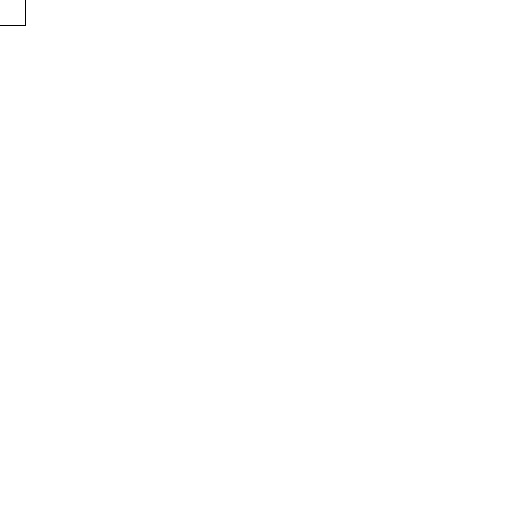
Frame 1 (no input)
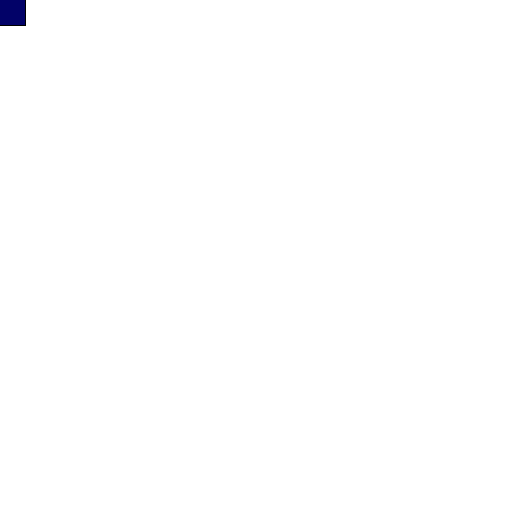
Frame 60 (the mouse pressed at the canvas centre just before this capture)
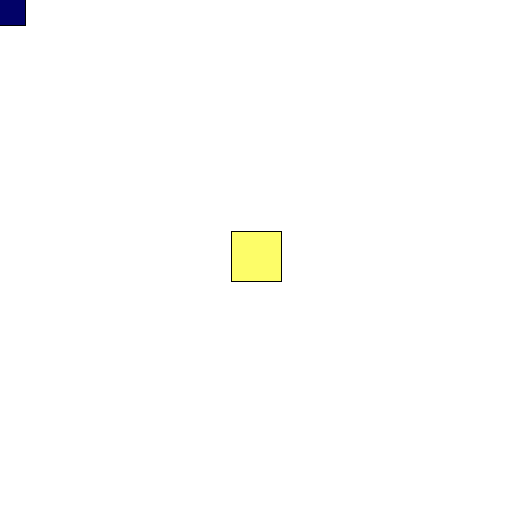
Frame 120 (the mouse held since frame 60 and released just before this capture)

The Processing sketch that drew these frames (run headless with seeded random() and noise(); from frame 60 on, the mouse is pressed at the canvas centre):

// Processing sketch: sketch_150722c
// ── sketch_150722c.pde
void setup(){
  size(512,512);
  noCursor();
  rectMode(CENTER);
  background(255,255,255);
}

void draw(){
  rect(mouseX, mouseY, 50,50);
  fill(mouseX,mouseY,100,50);
}

void keyPressed(){
  background(255,255,255);
}
